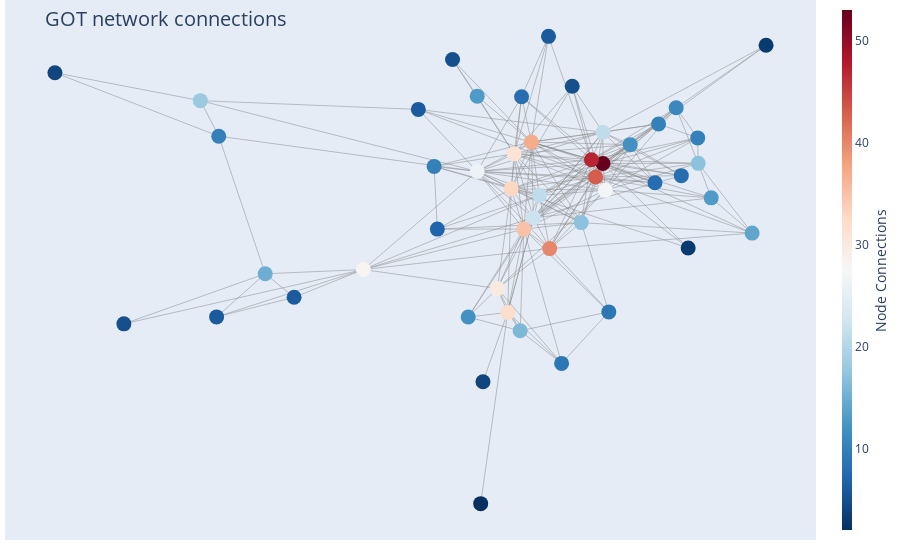

Source (notebook cell):
### Markdown cell above
## Book 2

### Code cell
draw_plotly_network_graph(Graph_obj = G2, filter = "Yes", filter_nodesbydegree = 50)

### Figure 1 — Plotly figure (JSON) as saved in the notebook; plotly's stock layout.template omitted (floating-point values rounded to 4 significant figures; data arrays with more than 128 entries replaced by an {"elided": "..."} marker saying what was removed)
{"data": [{"hoverinfo": "none", "line": {"color": "#888", "width": 0.5}, "mode": "lines", "type": "scatter", "x": {"elided": "672 float values"}, "y": {"elided": "672 float values"}}, {"hoverinfo": "text", "marker": {"color": [53, 6, 15, 28, 6, 40, 32, 26, 22, 21, 9, 18, 10, 30, 13, 31, 37, 8, 47, 43, 14, 13, 9, 17, 17, 35, 27, 11, 4, 33, 2, 6, 21, 16, 10, 12, 10, 7, 10, 8, 3, 5, 12, 8, 5, 5, 4, 3, 6], "colorbar": {"thickness": 10, "title": {"side": "right", "text": "Node Connections"}, "xanchor": "left"}, "colorscale": [[0, "rgb(103,0,31)"], [0.1, "rgb(178,24,43)"], [0.2, "rgb(214,96,77)"], [0.3, "rgb(244,165,130)"], [0.4, "rgb(253,219,199)"], [0.5, "rgb(247,247,247)"], [0.6, "rgb(209,229,240)"], [0.7, "rgb(146,197,222)"], [0.8, "rgb(67,147,195)"], [0.9, "rgb(33,102,172)"], [1, "rgb(5,48,97)"]], "line": {"width": 0}, "reversescale": true, "showscale": true, "size": 15}, "mode": "markers", "text": ["Tyrion-Lannister<br /># of connections: 53", "Aemon-Targaryen-(Maester-Aemon)<br /># of connections: 6", "Jeor-Mormont<br /># of connections: 15", "Jon-Snow<br /># of connections: 28", "Samwell-Tarly<br /># of connections: 6", "Arya-Stark<br /># of connections: 40", "Theon-Greyjoy<br /># of connections: 32", "Robert-Baratheon<br /># of connections: 26", "Eddard-Stark<br /># of connections: 22", "Jaime-Lannister<br /># of connections: 21", "Ramsay-Snow<br /># of connections: 9", "Daenerys-Targaryen<br /># of connections: 18", "Jorah-Mormont<br /># of connections: 10", "Bran-Stark<br /># of connections: 30", "Davos-Seaworth<br /># of connections: 13", "Renly-Baratheon<br /># of connections: 31", "Stannis-Baratheon<br /># of connections: 37", "Janos-Slynt<br /># of connections: 8", "Joffrey-Baratheon<br /># of connections: 47", "Cersei-Lannister<br /># of connections: 43", "Gregor-Clegane<br /># of connections: 14", "Ilyn-Payne<br /># of connections: 13", "Roose-Bolton<br /># of connections: 9", "Sandor-Clegane<br /># of connections: 17", "Tywin-Lannister<br /># of connections: 17", "Robb-Stark<br /># of connections: 35", "Sansa-Stark<br /># of connections: 27", "Myrcella-Baratheon<br /># of connections: 11", "Asha-Greyjoy<br /># of connections: 4", "Catelyn-Stark<br /># of connections: 33", "Victarion-Greyjoy<br /># of connections: 2", "Barristan-Selmy<br /># of connections: 6", "Varys<br /># of connections: 21", "Rodrik-Cassel<br /># of connections: 16", "Tommen-Baratheon<br /># of connections: 10", "Luwin<br /># of connections: 12", "Brienne-of-Tarth<br /># of connections: 10", "Edmure-Tully<br /># of connections: 7", "Bronn<br /># of connections: 10", "Loras-Tyrell<br /># of connections: 8", "Lysa-Arryn<br /># of connections: 3", "Margaery-Tyrell<br /># of connections: 5", "Petyr-Baelish<br /># of connections: 12", "Pycelle<br /># of connections: 8", "Mance-Rayder<br /># of connections: 5", "Melisandre<br /># of connections: 5", "Drogo<br /># of connections: 4", "Doran-Martell<br /># of connections: 3", "Mace-Tyrell<br /># of connections: 6"], "type": "scatter", "x": [0.1717, -0.5599, -0.4679, -0.282, -0.4131, 0.0709, -0.008615, -0.06642, 0.04008, 0.05141, 0.09342, -0.5907, -0.5559, -0.02816, -0.06637, 0.003551, 0.03612, 0.3201, 0.1499, 0.1577, 0.4543, 0.3767, 0.1828, 0.3521, 0.1306, 0.02188, 0.1763, 0.3103, -0.05545, -0.002019, -0.0598, -0.1779, 0.1717, 0.01493, 0.3512, -0.08342, -0.148, -0.1419, 0.277, 0.01764, 0.3331, 0.1135, 0.2234, 0.2703, -0.7355, -0.1131, -0.8661, 0.4807, 0.06864], "y": [0.1228, -0.3837, -0.2413, -0.2274, -0.319, -0.1582, -0.3687, 0.09655, -0.05667, 0.01733, -0.5371, 0.3301, 0.2128, -0.2899, 0.3449, 0.1546, 0.1937, 0.08256, 0.1352, 0.07816, -0.1071, 0.009288, -0.3671, 0.1232, -0.07244, -0.09393, 0.03462, 0.3066, -0.5978, 0.03912, -1, 0.3012, 0.2257, -0.4294, 0.2073, -0.3841, 0.1131, -0.09391, 0.2531, 0.3432, -0.156, 0.3778, 0.1848, 0.05935, -0.4067, 0.4658, 0.4224, 0.5128, 0.5423]}], "layout": {"annotations": [{"showarrow": false, "text": "", "xref": "paper", "yref": "paper"}], "hovermode": "closest", "margin": {"b": 20, "l": 5, "r": 5, "t": 0}, "showlegend": false, "title": {"font": {"size": 20}, "text": "<br>GOT network connections"}, "xaxis": {"showgrid": false, "showticklabels": false, "zeroline": false}, "yaxis": {"showgrid": false, "showticklabels": false, "zeroline": false}}}
